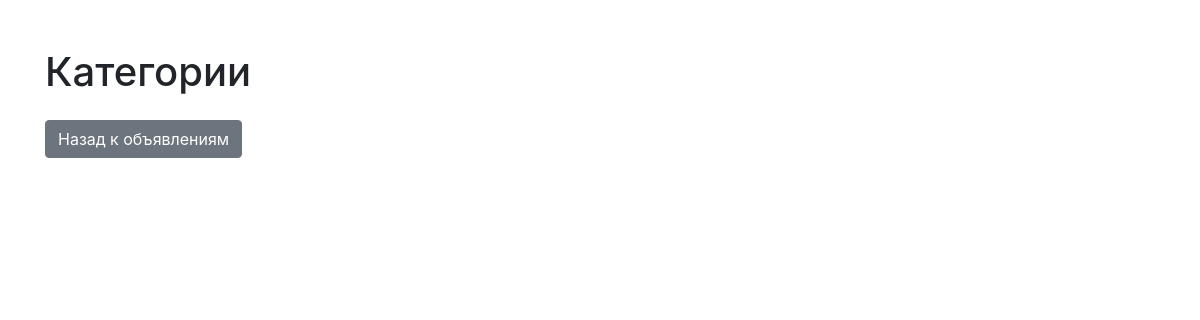
The app's page /app/categories/, older data.
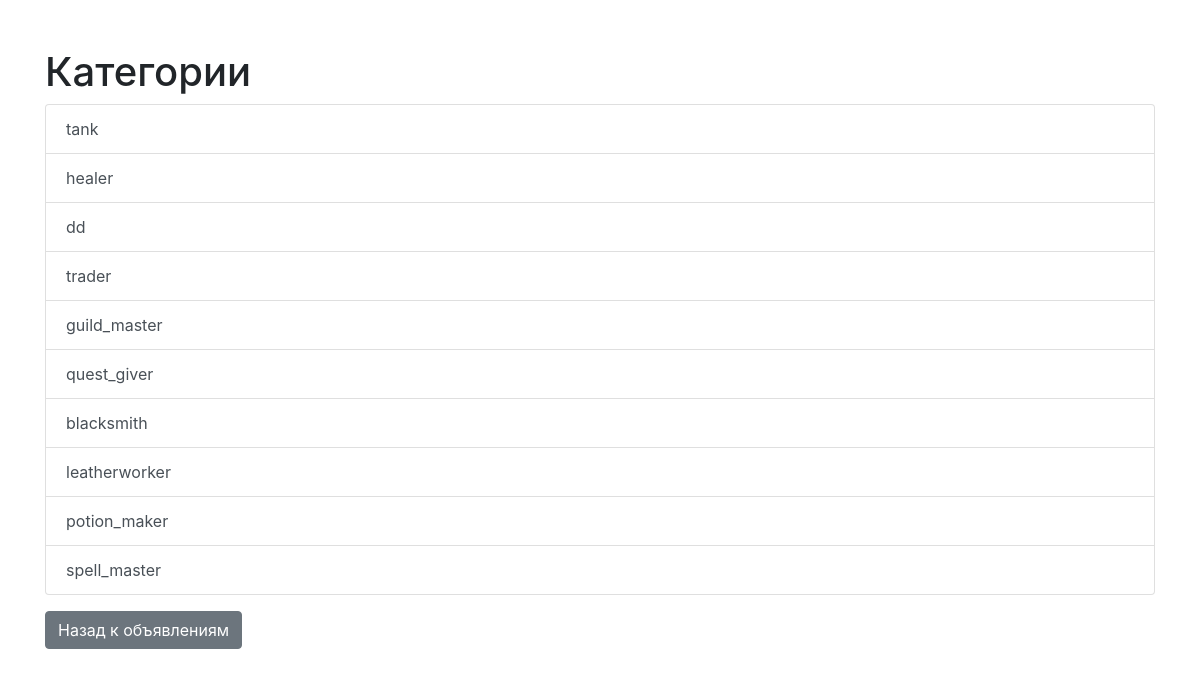
The same page, newer data.
### app/models.py (models this page shows, shortened)
class Category(models.Model):
    name = models.CharField(max_length=200)
    subscribers = models.ManyToManyField(User, related_name='subscribed_categories')

### app/views.py (the view)
# urls.py: path('categories/', CategoryListView.as_view(), name='categories_list'),
class CategoryListView(ListView):
    model = Category
    template_name = 'categories/list.html'
    context_object_name = 'categories'

### app/templates/categories/list.html (shortened to what this page needs)
<!DOCTYPE html>
<html lang="en">
<head>
    <link rel="stylesheet" href="https://stackpath.bootstrapcdn.com/bootstrap/4.5.2/css/bootstrap.min.css">
</head>
<body>
    <div class="container mt-5">
        <h1>Категории</h1>
        <div class="list-group">
            {% for category in categories %}
                <a href="{% url 'category_detail' category.pk %}" class="list-group-item list-group-item-action">
                    {{ category.name }}
                </a>
            {% endfor %}
        </div>
        <a href="{% url 'announcements_list' %}" class="btn btn-secondary mt-3">Назад к объявлениям</a>
    </div>
</body>
</html>

Row changes from the older to the newer data that the page shows:
added Category: name "tank"
added Category: name "healer"
added Category: name "dd"
added Category: name "trader"
added Category: name "guild_master"
added Category: name "quest_giver"
added Category: name "blacksmith"
added Category: name "leatherworker"
added Category: name "potion_maker"
added Category: name "spell_master"
